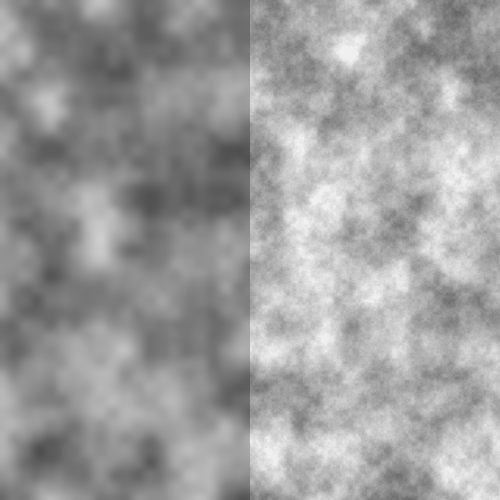
Frame 1 (no input)
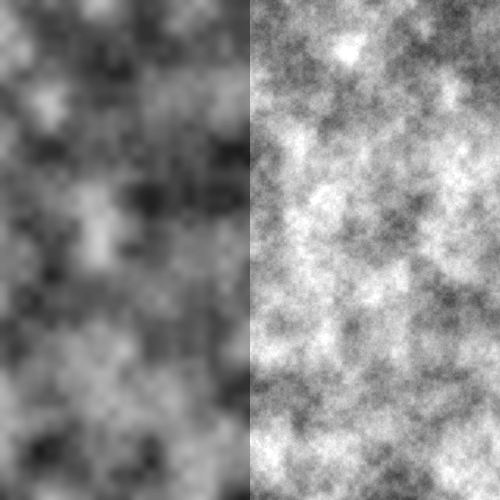
Frame 60 (the mouse pressed at the canvas centre just before this capture)
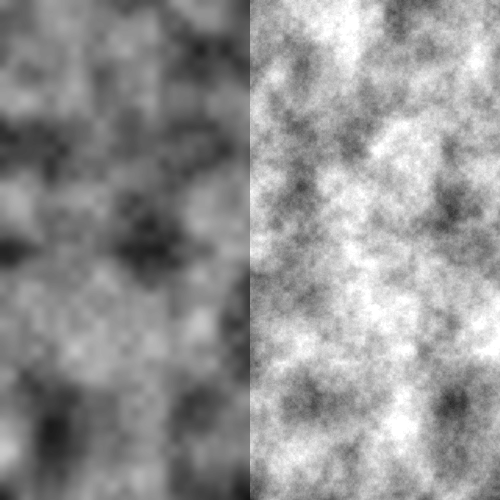
Frame 120 (the mouse held since frame 60 and released just before this capture)

The Processing sketch that drew these frames (run headless with seeded random() and noise(); from frame 60 on, the mouse is pressed at the canvas centre):

// Processing sketch: noiseDetail_Test
// ── noiseDetail_Test.pde


void setup() {
  size(500,500);
}

float noiseVal;
float noiseScale=0.02;

void draw() {
  for (int y = 0; y < height; y++) {
    for (int x = 0; x < width/2; x++) {
      noiseDetail(3,0.5);
      noiseVal = noise((mouseX+x) * noiseScale, (mouseY+y) * noiseScale);
      stroke(noiseVal*255);
      point(x,y);
      noiseDetail(8,0.65);
      noiseVal = noise((mouseX + x + width/2) * noiseScale, 
                       (mouseY + y) * noiseScale);
      stroke(noiseVal * 255);
      point(x + width/2, y);
    }
  }
}
